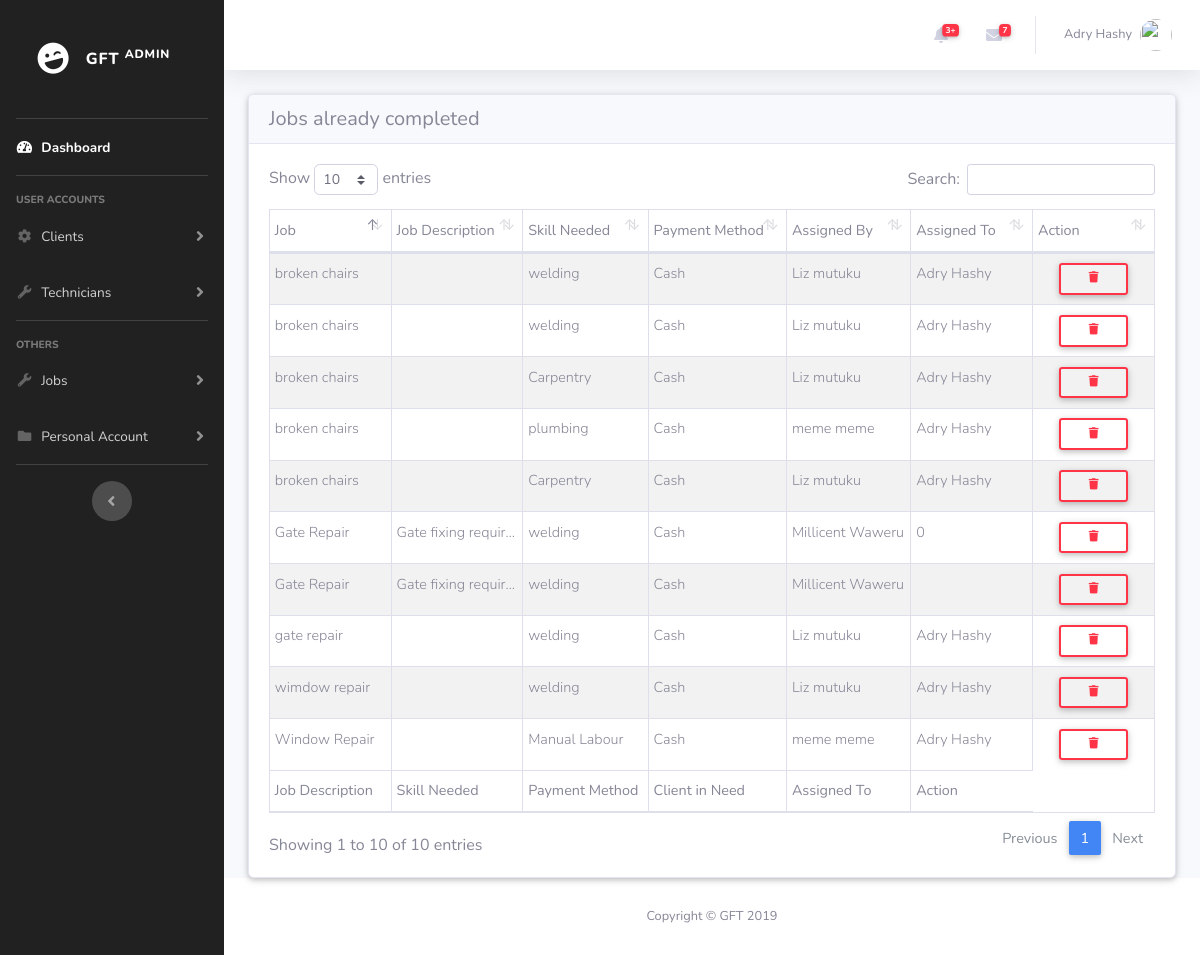
/Admin/jobscompleted.php (signed in), run on the app's committed database.
### tables this page shows
CREATE TABLE `users` (
  `C_id` int(255) NOT NULL,
  `first_name` varchar(255) NOT NULL,
  `second_name` varchar(255) NOT NULL,
  `national_id` int(20) NOT NULL,
  `email` varchar(100) NOT NULL,
  `password` varchar(100) NOT NULL,
  `role` varchar(100) NOT NULL
);

CREATE TABLE `job` (
  `J_Id` int(100) NOT NULL,
  `job_name` varchar(20) NOT NULL,
  `job_description` varchar(255) NOT NULL,
  `skill_needed` varchar(50) NOT NULL,
  `assigned_by` varchar(100) NOT NULL,
  `assigned_to` varchar(100) NOT NULL,
  `payment_method` varchar(20) NOT NULL,
  `job_status` tinyint(1) NOT NULL,
  `comments` text DEFAULT NULL,
  `datetime` timestamp NOT NULL DEFAULT current_timestamp()
);

### Admin/jobscompleted.php (the view, shortened to what this page needs)
<!DOCTYPE html>
<html lang="en">
<head>
  <link href="vendor/fontawesome-free/css/all.min.css" rel="stylesheet" type="text/css">
  <link href="../bootstrap-4.2.1-dist/css/mdb.min.css" rel="stylesheet">
  <link href="css/sb-admin-2.min.css" rel="stylesheet">
  <link href="vendor/datatables/dataTables.bootstrap4.min.css" rel="stylesheet">
</head>
<body id="page-top">
  <div id="wrapper">
      <?php include '../includes/adminnav.php'; ?>
    <div id="content-wrapper" class="d-flex flex-column">
      <div id="content">
        <?php include '../includes/AdminTop.php'; ?>
        <div class="container-fluid">
          <div class="card">
            <h5 class="card-header h5">Jobs already completed</h5>
          <div class="card-body">
          <table id="dataTable" class="table table-striped table-bordered table-sm" cellspacing="0" width="100%">
            <thead>
              <tr>
              <th class="th-sm">Job</th>
              <th class="th-sm">Job Description</th>
              <th class="th-sm">Skill Needed</th>
              <th class="th-sm">Payment Method</th>
              <th class="th-sm">Assigned By</th>
              <th class="th-sm">Assigned To</th>
              <th class="th-sm">Action</th>
              </tr>
            </thead>
            <tbody>
              <?php
                $jobcompleted = mysqli_query($con, "SELECT * FROM job WHERE job_status=2");
                while ($row = mysqli_fetch_array($jobcompleted)) {
              ?>
              <tr>
                <td><?php echo $row['job_name'] ;?></td>
                <td class='text-truncate' style='max-width: 12px;'><?php echo $row['job_description'] ;?></td>
                <td><?php echo $row['skill_needed'] ;?></td>
                <td><?php echo $row['payment_method'] ;?></td>
                <td><?php echo $row['assigned_by'] ;?></td>
                <td><?php echo $row['assigned_to'] ;?></td>
                <td class='text-center'>
                  <button type='button' class='btn btn-outline-danger btn-sm m-0 waves-effect' data-toggle='modal' data-target="#DeleteUser<?php echo $row['J_Id'];?>"> <i class='fas fa-fw fa-trash'></i></button>
                </td>
              </tr>
                <?php }
        ?>
            </tbody>
            <tfoot>
              <tr>
              <th class="th-sm">Job Description</th>
              <th class="th-sm">Skill Needed</th>
              <th class="th-sm">Payment Method</th>
              <th class="th-sm">Client in Need</th>
              <th class="th-sm">Assigned To</th>
              <th class="th-sm">Action</th>
              </tr>
            </tfoot>
          </table>
        </div>
        </div>
        </div>
      </div>
<?php include '../includes/AdminFoot.php'; ?>
    </div>
  </div>
</body>
</html>

### includes/adminnav.php (shortened to what this page needs)
<ul class="navbar-nav elegant-color-dark sidebar sidebar-dark accordion" id="accordionSidebar">
    <br>
    <a class="sidebar-brand d-flex align-items-center justify-content-center" href="index.php">
        <div class="sidebar-brand-icon rotate-n-15">
            <i class="fas fa-laugh-wink"></i>
        </div>
        <div class="sidebar-brand-text mx-3">GFT <sup>ADMIN</div>
    </a>
    <br>
    <hr class="sidebar-divider my-0">
    <li class="nav-item active">
        <a class="nav-link" href="index.php">
            <i class="fas fa-fw fa-tachometer-alt"></i>
            <span>Dashboard</span></a>
    </li>
    <hr class="sidebar-divider">
    <div class="sidebar-heading">
        User Accounts
    </div>
    <li class="nav-item">
        <a class="nav-link collapsed" href="#" data-toggle="collapse" data-target="#collapseTwo" aria-expanded="true" aria-controls="collapseTwo">
            <i class="fas fa-fw fa-cog"></i>
            <span>Clients</span>
        </a>
    </li>
    <li class="nav-item">
        <a class="nav-link collapsed" href="#" data-toggle="collapse" data-target="#collapseThree" aria-expanded="true" aria-controls="collapseThree">
            <i class="fas fa-fw fa-wrench"></i>
            <span>Technicians</span>
        </a>
    </li>
    <hr class="sidebar-divider">
    <div class="sidebar-heading">
        Others
    </div>
    <li class="nav-item">
        <a class="nav-link collapsed" href="#" data-toggle="collapse" data-target="#collapseUtilities" aria-expanded="true" aria-controls="collapseUtilities">
            <i class="fas fa-fw fa-wrench"></i>
            <span>Jobs</span>
        </a>
    </li>
    <li class="nav-item">
        <a class="nav-link collapsed" href="#" data-toggle="collapse" data-target="#collapsePages" aria-expanded="true" aria-controls="collapsePages">
            <i class="fas fa-fw fa-folder"></i>
            <span>Personal Account</span>
        </a>
    </li>
    <hr class="sidebar-divider d-none d-md-block">
    <div class="text-center d-none d-md-inline">
        <button class="rounded-circle border-0" id="sidebarToggle"></button>
    </div>
</ul>

### includes/AdminTop.php (shortened to what this page needs)
<?php
    if($_SESSION['admin'])
  {
      include '../includes/db-conn.php';
      $email=$_SESSION['admin'];
      $user = mysqli_query($con, "SELECT * FROM users WHERE `email`='$email'");
      while($get_user = mysqli_fetch_assoc($user))
      {
          $fname=$get_user['first_name'];
          $sname=$get_user['second_name'];
          $names = $fname.' '.$sname;
      }
  }
  else{
      header('location:../login.php');
  }
?>
<!DOCTYPE html>
<html>
<head>
</head>
        <nav class="navbar navbar-expand navbar-light bg-white topbar mb-4 static-top shadow">
          <ul class="navbar-nav ml-auto">
            <li class="nav-item dropdown no-arrow mx-1">
              <a class="nav-link dropdown-toggle" href="#" id="alertsDropdown" role="button" data-toggle="dropdown" aria-haspopup="true" aria-expanded="false">
                <i class="fas fa-bell fa-fw"></i>
                <span class="badge badge-danger badge-counter">3+</span>
              </a>
            </li>
            <li class="nav-item dropdown no-arrow mx-1">
              <a class="nav-link dropdown-toggle" href="#" id="messagesDropdown" role="button" data-toggle="dropdown" aria-haspopup="true" aria-expanded="false">
                <i class="fas fa-envelope fa-fw"></i>
                <span class="badge badge-danger badge-counter">7</span>
              </a>
            </li>
            <li class="nav-item dropdown no-arrow">
              <a class="nav-link dropdown-toggle" href="#" id="userDropdown" role="button" data-toggle="dropdown" aria-haspopup="true" aria-expanded="false">
                <span class="mr-2 d-none d-lg-inline text-gray-600 small"><?php echo $names?></span>
                <img class="img-profile rounded-circle" src="<?php echo $url; ?>">
              </a>
            </li>
          </ul>
        </nav>
</html>

### includes/AdminFoot.php (shortened to what this page needs)
<!DOCTYPE html>
<html>
<head>
</head>
      <footer class="sticky-footer bg-white">
        <div class="container my-auto">
          <div class="copyright text-center my-auto">
            <span>Copyright &copy; GFT 2019</span>
          </div>
        </div>
      </footer>
</html>

### data on the page
users: names "Adry Hashy"
job: job_name "Gate Repair", job_description "Gate fixing requir…", skill_needed "welding", payment_method "Cash", assigned_by "Millicent Waweru", assigned_to "0"
job: job_name "Gate Repair", job_description "Gate fixing requir…", skill_needed "welding", payment_method "Cash", assigned_by "Millicent Waweru"
job: job_name "broken chairs", skill_needed "welding", payment_method "Cash", assigned_by "Liz mutuku", assigned_to "Adry Hashy"
job: job_name "broken chairs", skill_needed "welding", payment_method "Cash", assigned_by "Liz mutuku", assigned_to "Adry Hashy"
job: job_name "broken chairs", skill_needed "Carpentry", payment_method "Cash", assigned_by "Liz mutuku", assigned_to "Adry Hashy"
job: job_name "gate repair", skill_needed "welding", payment_method "Cash", assigned_by "Liz mutuku", assigned_to "Adry Hashy"
job: job_name "wimdow repair", skill_needed "welding", payment_method "Cash", assigned_by "Liz mutuku", assigned_to "Adry Hashy"
job: job_name "broken chairs", skill_needed "plumbing", payment_method "Cash", assigned_by "meme meme", assigned_to "Adry Hashy"
job: job_name "Window Repair", skill_needed "Manual Labour", payment_method "Cash", assigned_by "meme meme", assigned_to "Adry Hashy"
job: job_name "broken chairs", skill_needed "Carpentry", payment_method "Cash", assigned_by "Liz mutuku", assigned_to "Adry Hashy"
